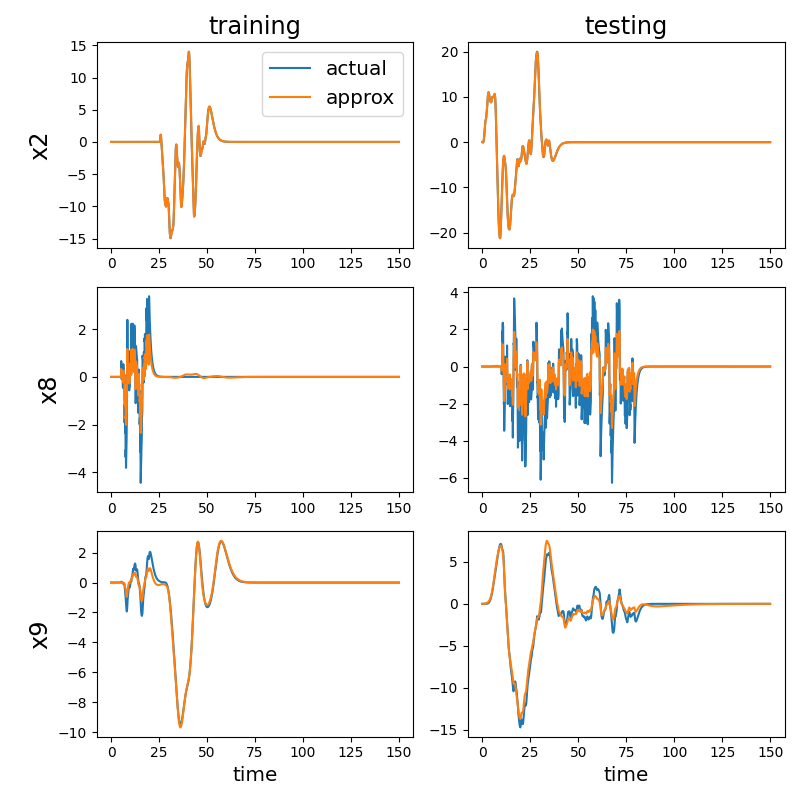

Reproduce this figure in Python.
import numpy as np
import pandas as pd
import scipy.stats as stats
import matplotlib.pyplot as plt
import modpods

import control as ct

cartoon=False
plot = False

# define an LTI matrix where I know what the causative topology (connections) should look like
# this is an easy test case. one input affects two states, which then affect the output. so only four connections total
A = np.diag(-1*np.ones(10))

# define cascade connections
A[1,0] = 1
A[2,1] = 1
A[3,2] = 1
A[4,3] = 1
A[5,4] = 1 # two reservoirs
A[6,5] = 1
A[7,6] = 1

# define connections to output
A[9,7] = 1
A[9,8] = 1

# define input
B = np.zeros(shape=(10,2))
B[0,0]= 1
B[8,1] = 1

C = np.zeros(shape=(3,10))
C[0,2] = 1 # x2 is observed
C[1,8] = 1 # x8 is observed
C[2,9] = 1 # x9 is observed

parallel_reservoirs = ct.ss(A,B,C,0,inputs=['u1','u2'],outputs=['x2','x8','x9'])
time_base = 150
# dt = .1
# dt = 0.5
dt = 1 
# dt = 2
if cartoon:
    dt = 0.05
u = np.zeros((int(time_base / dt),2))

u[int(25/dt):int(50/dt),0] = np.random.rand(len(u[int(25/dt):int(50/dt),0]))-0.5
u[int(5/dt):int(20/dt),1] = np.random.rand(len(u[int(5/dt):int(20/dt),1]))-0.5
u[abs(u) < 0.40] = 0 # make it sparse (~80% of timesteps set to zero)
u[:,0] = u[:,0]*np.random.rand(len(u))*1000
u[:,1] = u[:,1]*np.random.rand(len(u))*100


if cartoon: # make the forcing simple
    u = np.zeros((int(time_base / dt),2))
    u[int(5/dt):int(6/dt),0] = 1
    u[int(0/dt):int(1/dt),1] = 1


T = np.arange(0,time_base,dt)
response = ct.forced_response(parallel_reservoirs,T,np.transpose(u))

system_data = pd.DataFrame(index=T)
system_data['u1'] = response.inputs[0][:]
system_data['u2'] = response.inputs[1][:]
system_data['x2'] = response.outputs[0][:]
system_data['x8'] = response.outputs[1][:]
system_data['x9'] = response.outputs[2][:]

'''
system_data['x2'] = response.states[2][:]
system_data['x8'] = response.states[8][:]
system_data['x9'] = response.states[9][:]
'''


if plot:
    system_data.plot(figsize=(10,5), subplots=True,legend=True)
    plt.show()
    # also make a more cartoony version
    cartoon_plot_data = system_data.copy()
    # normalize all the magnitudes in cartoon_plot_data such as that all columns have maximum of 1
    for col in cartoon_plot_data.columns:
        cartoon_plot_data[col] = cartoon_plot_data[col]/np.max(np.abs(cartoon_plot_data[col]))

    cartoon_plot_data.iloc[:int(len(cartoon_plot_data)/10)].plot(figsize=(5,5), subplots=False,legend=True,fontsize='xx-large',style=['r','b','g','m','k'],xticks=[],yticks=[],linewidth=5)
    plt.gca().axis('off') # get rid of bounding box
    plt.savefig("G:/My Drive/modpods/test_lti_system_gen_cartoon.svg")
    plt.show()
    



# define the causative topology
# if this wasn't known a priori, we could use the modpods.infer_causative_topology function to find it
# but that function is expensive so I excluded it from this testing script
causative_topology = pd.DataFrame(index=['u1','u2','x2','x8','x9'], columns=['u1','u2','x2','x8','x9']).fillna('n')
causative_topology.loc['x2','u1'] = 'd'
causative_topology.loc['x8','u2'] = 'i'
causative_topology.loc['x9','x8'] = 'i'
causative_topology.loc['x9','x2'] = 'd'
print(causative_topology)
# max iterations is for learning the delay model. increase it for better accuracy
#lti_sys_from_data = modpods.lti_system_gen(causative_topology,system_data,['u1','u2'],['x2','x8','x9'],max_iter=100,bibo_stable=True)
lti_sys_from_data = modpods.lti_system_gen(causative_topology,system_data,['u1','u2'],['x2','x8','x9'],max_iter=0,bibo_stable=False)
# print all columns of the pandas dataframe
pd.set_option('display.max_columns', None)
print("final lti system")
print("A")
print(lti_sys_from_data['A'])
print("B")
print(lti_sys_from_data['B'])
print("C")
print(lti_sys_from_data['C'])

# how good is the system response aproximation for the training forcing?
approx_response = ct.forced_response(lti_sys_from_data['system'],T,np.transpose(u))
approx_data = pd.DataFrame(index=T)
approx_data['u1'] = approx_response.inputs[0][:]
approx_data['u2'] = approx_response.inputs[1][:]
approx_data['x2'] = approx_response.outputs[0][:]
approx_data['x8'] = approx_response.outputs[1][:]
approx_data['x9'] = approx_response.outputs[2][:]


# create a vertical subplot of 3 axes
fig, axes = plt.subplots(3, 2, figsize=(8, 8))
# plot the error of each output
output_columns = ['x2','x8','x9']
for idx in range(len(output_columns)):
    axes[idx,0].plot(system_data[output_columns[idx]],label='actual')
    axes[idx,0].plot(approx_data[output_columns[idx]],label='approx')
    if idx == 0:
        axes[idx,0].legend(fontsize='x-large',loc='best')
    axes[idx,0].set_ylabel(output_columns[idx],fontsize='xx-large')
    if idx == len(output_columns)-1:
        axes[idx,0].set_xlabel("time",fontsize='x-large')

# label the left column of plots "training"
axes[0,0].set_title("training",fontsize='xx-large')


# what about a different forcing? (test case)
u2 = np.zeros((int(time_base / dt),2))
u2[int(0/dt):int(35/dt),0] = np.random.rand(len(u2[int(0/dt):int(35/dt),0]))-0.5
u2[int(10/dt):int(80/dt),1] = np.random.rand(len(u2[int(10/dt):int(80/dt),1]))-0.5
u2[abs(u2) < 0.40] = 0 # make it sparse
u2[:,0] = u2[:,0]*np.random.rand(len(u2))*1000
u2[:,1] = u2[:,1]*np.random.rand(len(u2))*100

approx_response = ct.forced_response(lti_sys_from_data['system'],T,np.transpose(u2))
approx_data = pd.DataFrame(index=T)
approx_data['u1'] = approx_response.inputs[0][:]
approx_data['u2'] = approx_response.inputs[1][:]
approx_data['x2'] = approx_response.outputs[0][:]
approx_data['x8'] = approx_response.outputs[1][:]
approx_data['x9'] = approx_response.outputs[2][:]

actual_response = ct.forced_response(parallel_reservoirs,T,np.transpose(u2))
actual_data = pd.DataFrame(index=T)
actual_data['u1'] = actual_response.inputs[0][:]
actual_data['u2'] = actual_response.inputs[1][:]
actual_data['x2'] = actual_response.outputs[0][:]
actual_data['x8'] = actual_response.outputs[1][:]
actual_data['x9'] = actual_response.outputs[2][:]


for idx in range(len(output_columns)):
    axes[idx,1].plot(actual_data[output_columns[idx]],label='actual')
    axes[idx,1].plot(approx_data[output_columns[idx]],label='approx')
    if idx == len(output_columns)-1:
        axes[idx,1].set_xlabel("time",fontsize='x-large')
    
axes[0,1].set_title("testing",fontsize='xx-large')
plt.tight_layout()
plt.savefig("G:/My Drive/modpods/test_lti_system_gen.png")
plt.savefig("G:/My Drive/modpods/test_lti_system_gen.svg")
plt.show()
#plt.close()



# now try LQR using u1 (slow) as the disturbance and u2 (fast) as the control
# make the objective to minimize the magnitude of x9

# define the cost function
Q = np.eye(len(lti_sys_from_data['A'].columns))*0 # no states matter
Q[lti_sys_from_data['A'].columns.get_loc('x9'),lti_sys_from_data['A'].columns.get_loc('x9')] = 10e6 # other than x9
R = np.eye(len(lti_sys_from_data['B'].columns)) / 10e6 # don't constrain the control effort
# define the system
B_u = lti_sys_from_data['B'].values # use u2 as the control
B_u[:,0] = 0 # don't use u1 as the control
B_d = lti_sys_from_data['B'].values # use u1 as the disturbance
B_d[:,1] = 0 # don't use u2 as the disturbance
sys_response_to_control = ct.ss(lti_sys_from_data['A'],B_u,lti_sys_from_data['C'],0) # just for defining the controller gain
# find the state feedback gain for the linear quadratic regulator
K,S,E = ct.lqr(sys_response_to_control,Q,R) # one row of K should be zeros to reflect that u1 is not used as a control but is the disturbance


# find the estimator gain for the kalman filter
# observe performance degrade as the assumed measurement noise covariance increases (slower poles on the observer)
assumed_noise_levels = [10e-8, 10e-1]

# plot the results
fig,axes = plt.subplots(len(output_columns),2,figsize=(8,8))
graph_labels = ['d','u','y']

# define the disturbance (only through the slow, u1 channel)
d = np.zeros((int(time_base / dt),2))
d[int(0/dt):int(35/dt),0] = np.random.rand(len(d[int(0/dt):int(35/dt),0]))-0.5
d[abs(d) < 0.40] = 0 # make it sparse
d[:,0] = d[:,0]*np.random.rand(len(d))*1000

for noise_level_idx in range(2):
    noisiness = assumed_noise_levels[noise_level_idx]
    L,P,E = ct.lqe(lti_sys_from_data['system'],np.eye(len(lti_sys_from_data['B'].columns)),noisiness*np.eye(len(lti_sys_from_data['C'].index)) ) # unit covariance on process noise and measurement error 

    # define the observer based compensator (per freudenberg 560 course notes 2.4)
    obc_A = lti_sys_from_data['A'].values-lti_sys_from_data['B'].values@K - L@lti_sys_from_data['C'].values
    obc = ct.ss(obc_A, L, K, 0, inputs=['x2_m','x8_m','x9_m'],outputs=['u1','u2']) # K positive because negative feedback is assumed

    # define the closed loop system with the original plant and the observer based compensator designed using the identified model
    closed_loop = ct.feedback(parallel_reservoirs,obc)

    obc_feedback_control = ct.forced_response(closed_loop,T,np.transpose(d))
    obc_feedback_data = pd.DataFrame(index=T)
    obc_feedback_data['u1'] = obc_feedback_control.inputs[0][:]
    obc_feedback_data['u2'] = obc_feedback_control.inputs[1][:]
    obc_feedback_data['x2'] = obc_feedback_control.outputs[0][:]
    obc_feedback_data['x8'] = obc_feedback_control.outputs[1][:]
    obc_feedback_data['x9'] = obc_feedback_control.outputs[2][:]

    uncontrolled = ct.forced_response(parallel_reservoirs,T,np.transpose(d))
    uncontrolled_data = pd.DataFrame(index=T)
    uncontrolled_data['u1'] = uncontrolled.inputs[0][:]
    uncontrolled_data['u2'] = uncontrolled.inputs[1][:]
    uncontrolled_data['x2'] = uncontrolled.outputs[0][:]
    uncontrolled_data['x8'] = uncontrolled.outputs[1][:]
    uncontrolled_data['x9'] = uncontrolled.outputs[2][:]

    
    for idx in range(len(output_columns)):
        axes[idx,noise_level_idx].plot(uncontrolled_data[output_columns[idx]],label='uncontrolled')
        axes[idx,noise_level_idx].plot(obc_feedback_data[output_columns[idx]],label='obc feedback')
        if idx == 0:
            axes[idx,noise_level_idx].legend(fontsize='x-large')
            if noise_level_idx == 0:
                axes[idx,noise_level_idx].set_title("measurements assumed clean",fontsize='large')
            else:
                axes[idx,noise_level_idx].set_title("measurements assumed noisy",fontsize='large')
        if idx == len(output_columns)-1:
            axes[idx,noise_level_idx].set_xlabel("time",fontsize='x-large')
        if noise_level_idx == 0:
            axes[idx,noise_level_idx].set_ylabel(graph_labels[idx],fontsize='xx-large',rotation='horizontal')
    
plt.tight_layout()
plt.savefig("G:/My Drive/modpods/test_lti_system_gen_obc.png")
plt.savefig("G:/My Drive/modpods/test_lti_system_gen_obc.svg")
plt.show()

print("done")
